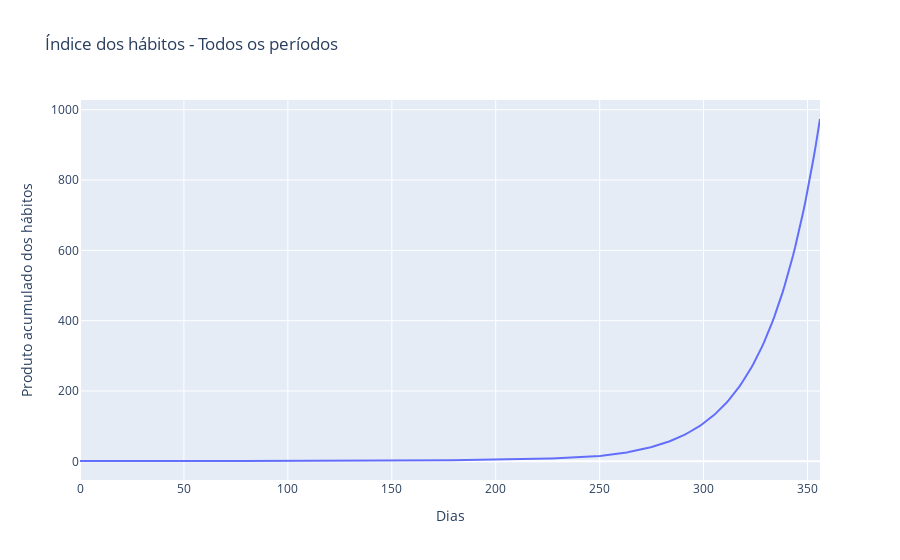

Source (notebook cell):
### Code cell
px.line(habitos, x=habitos.index, y=habitos['acumulado'],
        labels={'index':'Dias', 'acumulado':'Produto acumulado dos hábitos'}, 
        title='Índice dos hábitos - Todos os períodos')

### Figure 1 — Plotly figure (JSON) as saved in the notebook; plotly's stock layout.template omitted (floating-point values rounded to 4 significant figures; data arrays with more than 128 entries replaced by an {"elided": "..."} marker saying what was removed)
{"data": [{"hovertemplate": "Dias=%{x}<br>Produto acumulado dos hábitos=%{y}<extra></extra>", "legendgroup": "", "line": {"color": "#636efa", "dash": "solid"}, "marker": {"symbol": "circle"}, "mode": "lines", "name": "", "orientation": "v", "showlegend": false, "type": "scatter", "x": {"elided": "357 int values"}, "xaxis": "x", "y": {"elided": "357 float values"}, "yaxis": "y"}], "layout": {"autosize": true, "legend": {"tracegroupgap": 0}, "title": {"text": "Índice dos hábitos - Todos os períodos"}, "xaxis": {"anchor": "y", "autorange": true, "domain": [0, 1], "range": [0, 356], "title": {"text": "Dias"}, "type": "linear"}, "yaxis": {"anchor": "x", "autorange": true, "domain": [0, 1], "range": [-53.16, 1028.0], "title": {"text": "Produto acumulado dos hábitos"}, "type": "linear"}}}
